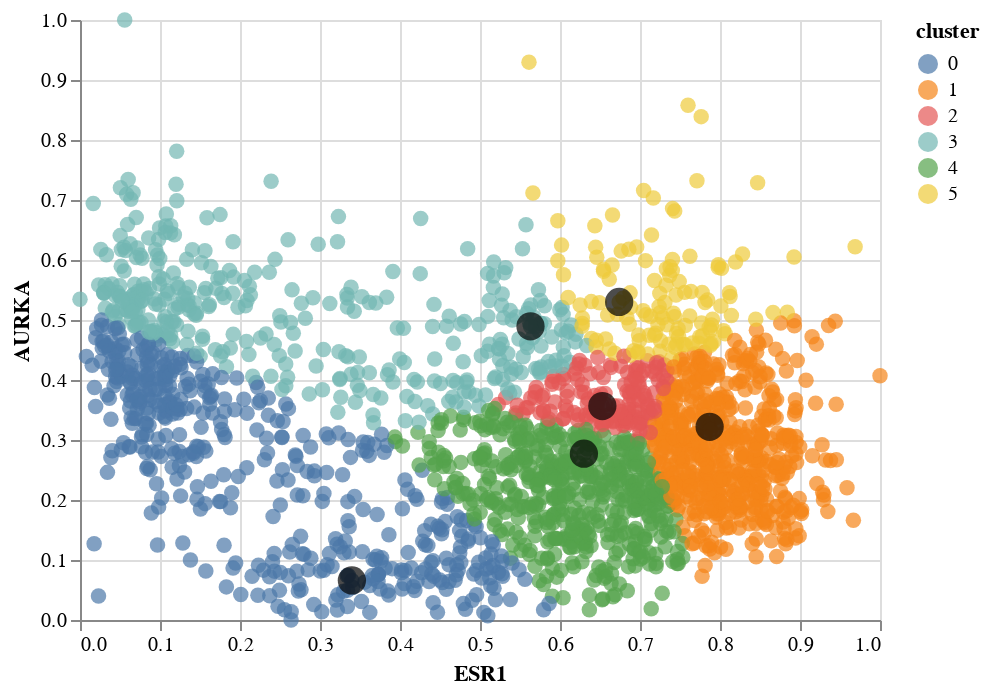

Write notebook code for a chart like this one.
### Code cell
# Stop and think: How would you visualize the clustering?
# Your solution here

### Figure 1 — Vega-Lite specification as saved in the notebook (floating-point values rounded to 4 significant figures; data arrays with more than 128 entries replaced by an {"elided": "..."} marker saying what was removed)
{"config": {"view": {"continuousWidth": 400, "continuousHeight": 300}}, "layer": [{"data": {"name": "data-41f5049f66fb48004a749e8a5e91b0bd"}, "mark": {"type": "circle", "size": 60}, "encoding": {"color": {"type": "nominal", "field": "cluster"}, "x": {"type": "quantitative", "field": "ESR1"}, "y": {"type": "quantitative", "field": "AURKA"}}}, {"data": {"name": "data-9d7493cceb56effb772ce4a40ec6e5b9"}, "mark": {"type": "circle", "color": "black", "size": 200}, "encoding": {"x": {"type": "quantitative", "field": "ESR1"}, "y": {"type": "quantitative", "field": "AURKA"}}}], "$schema": "https://vega.github.io/schema/vega-lite/v4.8.1.json", "datasets": {"data-41f5049f66fb48004a749e8a5e91b0bd": {"elided": "2133 records"}, "data-9d7493cceb56effb772ce4a40ec6e5b9": [{"ESR1": 0.3399, "AURKA": 0.06591}, {"ESR1": 0.787, "AURKA": 0.322}, {"ESR1": 0.6529, "AURKA": 0.3566}, {"ESR1": 0.5631, "AURKA": 0.4894}, {"ESR1": 0.6299, "AURKA": 0.2772}, {"ESR1": 0.674, "AURKA": 0.5302}]}}
